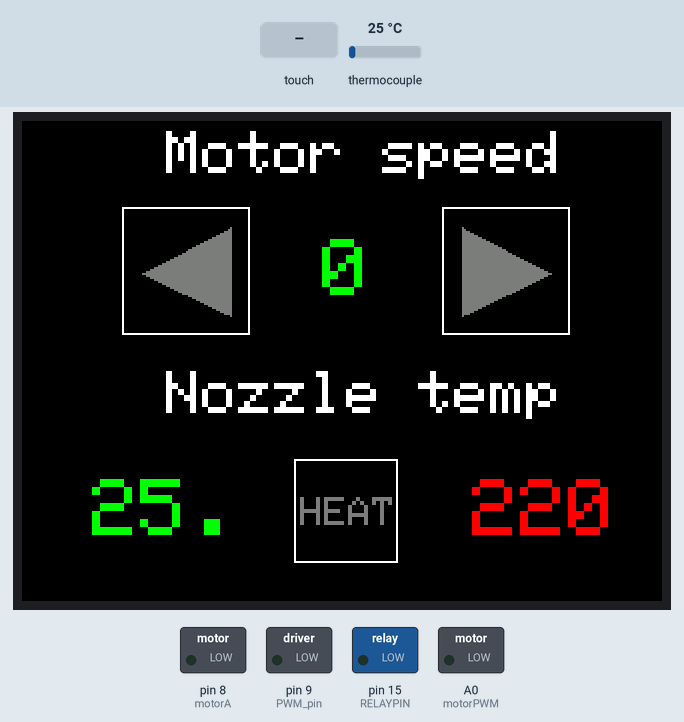
Bench run of a sketch on a simulated Arduino Mega 2560, built with avr-gcc and run on an emulated ATmega2560. Parts: 320×240 colour display, switched loads named in the sketch (green lamp = pin HIGH). The inputs (shaded band) are chosen by the test bench; at power-on: thermocouple 25 °C. What the sketch prints to the serial monitor is not drawn.

Above: at 1.9 s.
2.0 s: touch panel pressed at 62 % / 90 % of its raw x / y range
At 3.2 s:
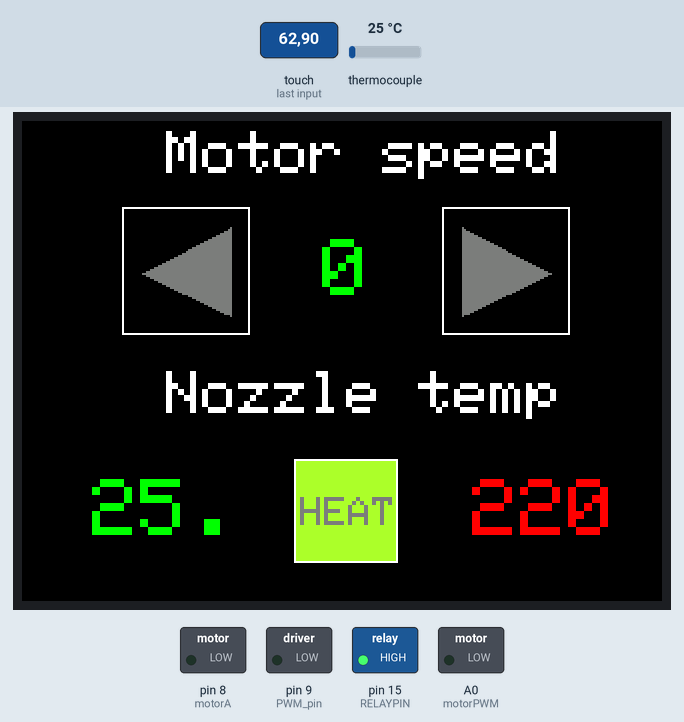
3.5 s: touch panel pressed at 38 % / 30 % of its raw x / y range
At 4.4 s:
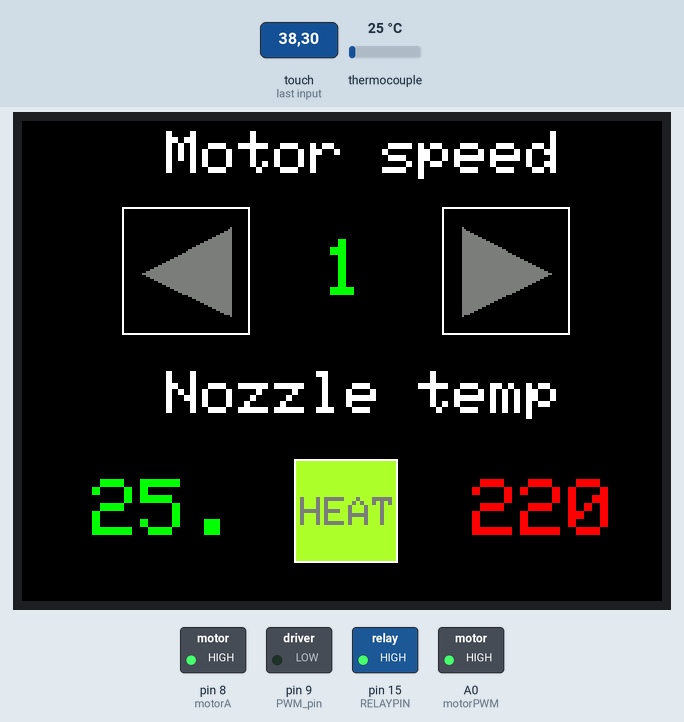
5.2 s: touch panel pressed at 62 % / 90 % of its raw x / y range
At 5.7 s:
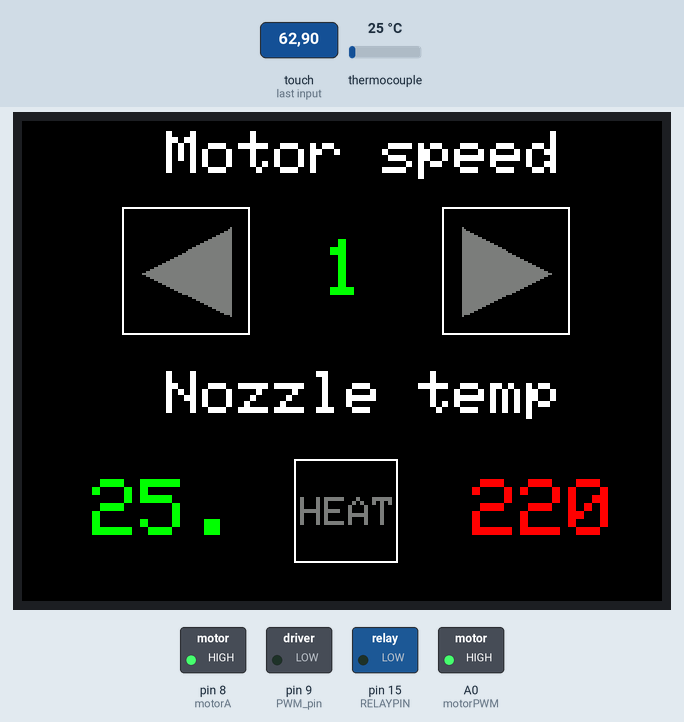
6.7 s: thermocouple set to 6 °C
At 8.6 s:
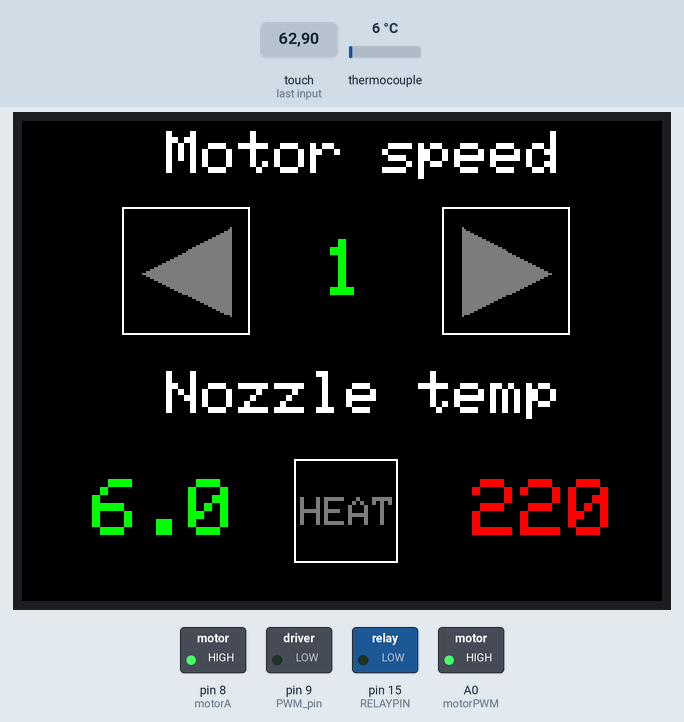
8.9 s: touch panel pressed at 87 % / 30 % of its raw x / y range
At 9.7 s:
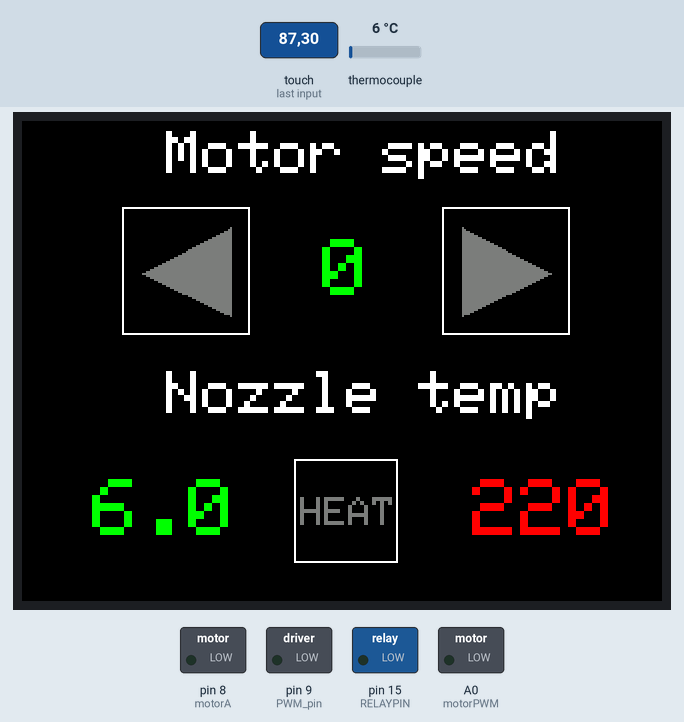
10.6 s: thermocouple set to 75 °C
At 11.8 s:
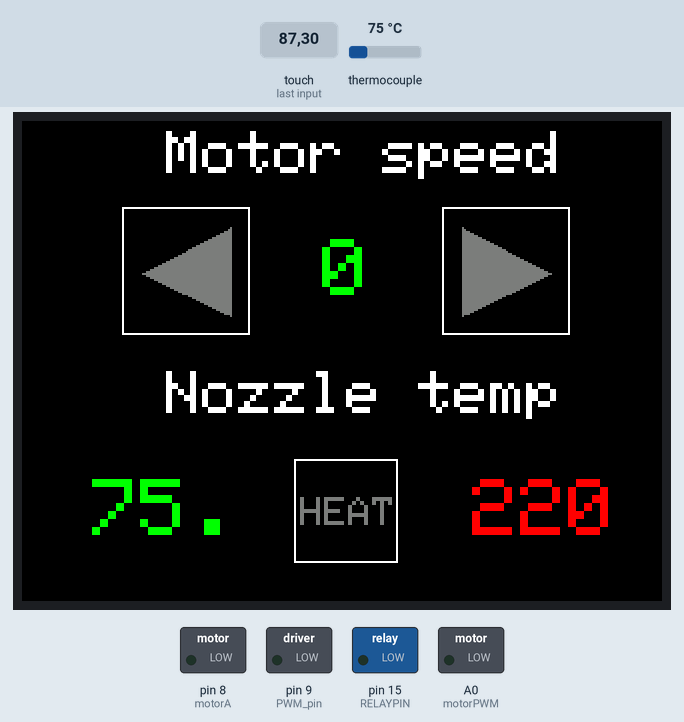
Timing chart, 0 to 13.6 s (numbered marks = the images above; inputs shaded):
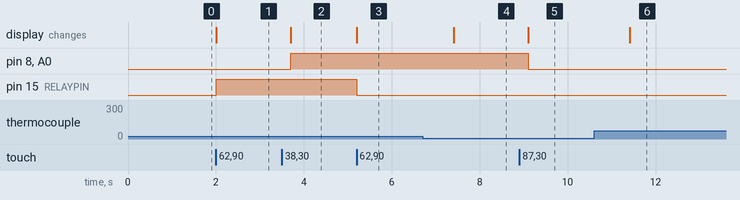

Measured:
- after the input at 2.0 s, pin 15 (RELAYPIN): LOW → HIGH at once; the display: changes at once (image 1)
- after the input at 3.5 s, pin 8 (motorA), A0 (motorPWM): LOW → HIGH after 0.20 s; the display: changes after 0.20 s (image 2)
- after the input at 5.2 s, pin 15 (RELAYPIN): HIGH → LOW at once; the display: changes at once (image 3)
- after the input at 6.7 s, the display: changes after 0.71 s (image 4)
- after the input at 8.9 s, pin 8 (motorA), A0 (motorPWM): HIGH → LOW after 0.20 s; the display: changes after 0.20 s (image 5)
- after the input at 10.6 s, the display: changes after 0.81 s (image 6)

The sketch:

stepper.ino
```cpp
#include "SPI.h"
#include "Adafruit_GFX.h"
#include "Adafruit_ILI9341.h"
#include <XPT2046_Touchscreen.h>
#include "max6675.h"

//Screen
#define TFT_DC 48
#define TFT_CS 53
#define TFT_RST 49
#define TS_CS  46
Adafruit_ILI9341 tft = Adafruit_ILI9341(TFT_CS, TFT_DC, TFT_RST);
XPT2046_Touchscreen ts(TS_CS);

//Heating
#define RELAYPIN 15

int PWM_pin = 9;
int set_temperature = 220;            //Default temperature setpoint. Leave it 0 and control it with rotary encoder
float temperature_read = 0.0;
float PID_error = 0;
float previous_error = 0;
float elapsedTime, Time, timePrev;
float PID_value = 0;
float last_set_temperature = 0;
//PID constants
//////////////////////////////////////////////////////////
int kp = 90;   int ki = 15;   int kd = 60;
//////////////////////////////////////////////////////////
int PID_p = 0;    int PID_i = 0;    int PID_d = 0;
const long interval = 250;

unsigned long previousMillis = 0;

//Thermocouple
#define MAX6675_CS   47
#define MAX6675_SO   45
#define MAX6675_SCK  44

MAX6675 thermocouple(MAX6675_SCK, MAX6675_CS, MAX6675_SO);
bool isHeating = false;
int tempRead;
float previousTemp = 0.0;

//Motor
unsigned int speed =0;
int previousSpeed = 0;
int motorA = 8;
int motorB = 9;
int motorPWM = A0;

void setup() {
  //screen
  // pinMode(TFT_CS, OUTPUT);
  // pinMode(TS_CS, OUTPUT);
  // digitalWrite(TFT_CS, HIGH);
  // digitalWrite(TS_CS, HIGH);

  //Thermocouple
  // pinMode(MAX6675_CS, OUTPUT);
  // pinMode(MAX6675_SO, INPUT);
  // pinMode(MAX6675_SCK, OUTPUT);
  //digitalWrite(MAX6675_CS, HIGH);
  Time = millis();
  Serial.begin(9600);

  pinMode(RELAYPIN,OUTPUT);
  pinMode(PWM_pin,OUTPUT);

  //screen
  printUI();
  ts.begin();
  ts.setRotation(1);

  writeMotor(speed);
  writeTemp(thermocouple.readCelsius());

  //motor
  pinMode(motorA, OUTPUT);
  pinMode(motorB, OUTPUT);


  delay(500);
}

void loop() {
  unsigned long currentMillis = millis();
  if(currentMillis - previousMillis >= 1000) {
    Serial.print("C = ");
    Serial.println(round(thermocouple.readCelsius()));
    temperature_read = round(thermocouple.readCelsius());
    previousMillis = currentMillis;
    writeTemp(temperature_read);
  }


  if(ts.touched()){
    TS_Point p = ts.getPoint();
    int x = map(p.x, 3936, 410, 0, 320);
    int y = map(p.y, 298, 3876, 0, 240);

    if(x >=50 && x<=50+64 && y >=43 && y <= 43+64){
      if(speed<=0){
        speed = 0;
      }
      else{
        speed--;
      }
    }

    if(x >=210 && x<=210+64 && y >=43 && y <= 43+64){
      if(speed>=5){
        speed = 5;
      }
      else{
        speed++;
      }
    }

    if(x >=136 && x<=136+52 && y>=169 && y<=169+52){
      if(isHeating == false){
        tft.fillRect(136+1, 169+1, 48+2, 48+2, ILI9341_GREENYELLOW);
        tft.setCursor(137+2, 186+2);
        tft.setTextSize(2);
        tft.setTextColor(ILI9341_DARKGREY);
        tft.println("HEAT");
        digitalWrite(RELAYPIN, HIGH);
        isHeating = true;
      }
      else{
        tft.fillRect(136, 169, 48+4, 48+4, ILI9341_BLACK);
        tft.drawRect(136, 169, 48+4, 48+4, ILI9341_WHITE);
        tft.setCursor(137+2, 186+2);
        tft.setTextSize(2);
        tft.setTextColor(ILI9341_DARKGREY);
        tft.println("HEAT");
        digitalWrite(RELAYPIN, LOW);
        isHeating = false;
      }
    }
    delay(200);
  }

  if(previousSpeed != speed){
    writeMotor(speed);
    previousSpeed = speed;
  }

  int motor =   map(speed, 0, 5, 128, 255);
  //Serial.println(motor);

  if(speed > 0){
    spinMotor(motor);
  }
  else{
    stopMotor();
  }

  //heat();
}

void spinMotor(int pwm){
  digitalWrite(motorA, HIGH);
  digitalWrite(motorB, LOW);
  analogWrite(motorPWM, pwm);
}

void stopMotor(){
  digitalWrite(motorA, LOW);
  digitalWrite(motorB, LOW);
  analogWrite(motorPWM, 0);
}

void writeTemp(float text){
  String temp = String(text);
  char tempArray[4];
  temp.toCharArray(tempArray, 4);
  //if(text != previousTemp){
    tft.setCursor(50-15, 179);
    tft.setTextSize(4);
    tft.fillRect(50-15, 179, 70, 28, ILI9341_BLACK);
    tft.setTextColor(ILI9341_GREEN);
    tft.println(tempArray);
    previousTemp = text;
 // }

}

void writeMotor(unsigned int speed){
  tft.setCursor(150, 59);
  tft.setTextSize(4);
  tft.fillRect(150, 59, 20, 28, ILI9341_BLACK);
  tft.setTextColor(ILI9341_GREEN);
  tft.println(speed);
}

void printUI(){
  tft.begin();
  tft.setRotation(1);
  tft.fillScreen(ILI9341_BLACK);
  tft.setCursor(72, 5);
  tft.setTextColor(ILI9341_WHITE);
  tft.setTextSize(3);
  tft.println("Motor speed");
  tft.setCursor(72, 125);
  tft.println("Nozzle temp");
  tft.setTextSize(4);
  tft.setTextColor(ILI9341_RED);
  tft.setCursor(225, 179);
  tft.println(set_temperature);

  tft.drawRect(50, 43, 64, 64, ILI9341_WHITE);
  tft.fillTriangle(104, 53, 60, 76, 104, 97, ILI9341_DARKGREY);

  tft.drawRect(210, 43, 64, 64, ILI9341_WHITE);
  tft.fillTriangle(220, 53, 264, 76, 220, 97, ILI9341_DARKGREY);

  tft.drawRect(136, 169, 48+4, 48+4, ILI9341_WHITE);
  tft.setCursor(137+2, 186+2);
  tft.setTextSize(2);
  tft.setTextColor(ILI9341_DARKGREY);
  tft.println("HEAT");
}

void heat(){
  unsigned long currentMillis = millis();

 // if(currentMillis - previousMillis1 > interval) {
    // save the last time you blinked the LED
    //previousMillis1 = currentMillis;
    //temperature_read = thermocouple.readCelsius();
  //Next we calculate the error between the setpoint and the real value
    PID_error = set_temperature - temperature_read + 3;
    //Calculate the P value
    PID_p = 0.01*kp * PID_error;
    //Calculate the I value in a range on +-3
    PID_i = 0.01*PID_i + (ki * PID_error);


    //For derivative we need real time to calculate speed change rate
    timePrev = Time;                            // the previous time is stored before the actual time read
    Time = millis();                            // actual time read
    elapsedTime = (Time - timePrev) / 1000;
    //Now we can calculate the D calue
    PID_d = 0.01*kd*((PID_error - previous_error)/elapsedTime);
    //Final total PID value is the sum of P + I + D
    PID_value = PID_p + PID_i + PID_d;

    //We define PWM range between 0 and 255
    if(PID_value < 0)
    {    PID_value = 0;    }
    if(PID_value > 255)
    {    PID_value = 255;  }
    //Now we can write the PWM signal to the mosfet on digital pin D3
    //Since we activate the MOSFET with a 0 to the base of the BJT, we write 255-PID value (inverted)
    analogWrite(PWM_pin,255-PID_value);
    previous_error = PID_error;     //Remember to store the previous error for next loop.
  //}
}
```
